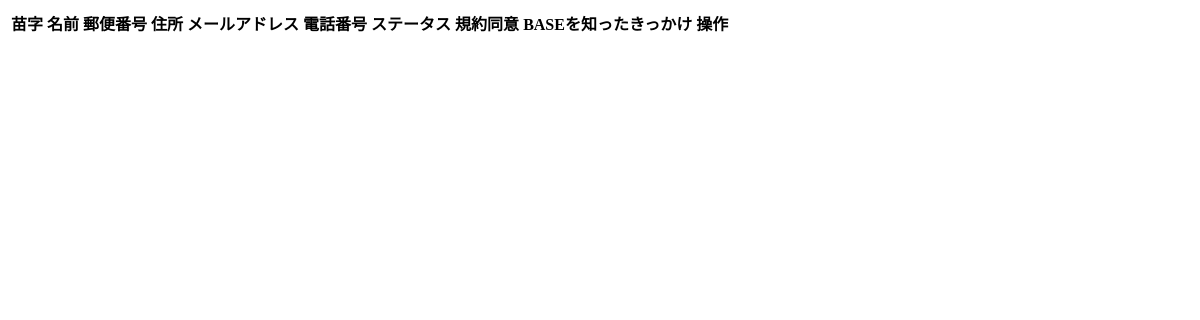
Before: /parent/ with the older database file.
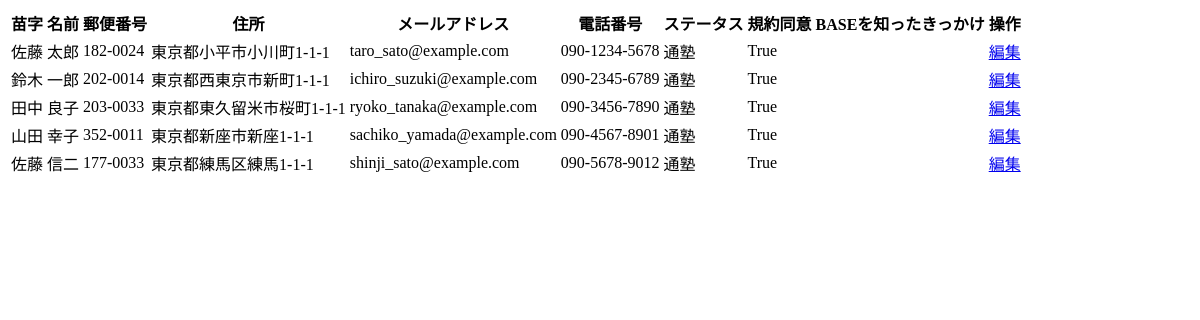
After: the same page with the newer database file.
### studentMaster/models.py (models this page shows, shortened)
class Parent(models.Model):
	STATUS_TYPES = StatusChoices.choices
	HOWTOKNOW_TYPES = HowToKnowChoices.choices
	parent_id = models.AutoField(primary_key=True)
	last_name = models.CharField(max_length=100, null=True)
	first_name = models.CharField(max_length=100, null=True)
	postal_code = models.CharField(max_length=20)
	address = models.CharField(max_length=100)
	email = models.CharField(max_length=100)
	phone_number = models.CharField(max_length=100)
	status = models.CharField(max_length=10, choices=STATUS_TYPES,blank=True)
	terms = models.BooleanField(null=True)
	how_to_know = models.CharField(max_length=100,choices=HOWTOKNOW_TYPES, null=True, blank=True)

### studentMaster/views.py (the view)
# urls.py: path('parent/', ParentListView.as_view(), name='parent-list'),
class ParentListView(ListView):
    model = Parent
    template_name = 'parent_list.html'
    context_object_name = 'parents'
    def get_queryset(self):
        queryset = super().get_queryset()
        filter_checked = self.request.GET.get('filter')
        if filter_checked == 'on':
            queryset = queryset.filter(status='A')
        return queryset
    def get_context_data(self, **kwargs):
        context = super().get_context_data(**kwargs)
        context['filter_checked'] = self.request.GET.get('filter')
        return context

### studentMaster/templates/studentMaster/parent_list.html (shortened to what this page needs)
<table>
<thead>
  <tr>
    <th>苗字</th>
    <th>名前</th>
    <th>郵便番号</th>
    <th>住所</th>
    <th>メールアドレス</th>
    <th>電話番号</th>
    <th>ステータス</th>
    <th>規約同意</th>
    <th>BASEを知ったきっかけ</th>
    <th>操作</th>
  </tr>
</thead>
<tbody>
  {% for parent in parents %}
    <tr>
      <td>{{ parent.last_name }}</td>
      <td>{{ parent.first_name }}</td>
      <td>{{ parent.postal_code }}</td>
      <td>{{ parent.address }}</td>
      <td>{{ parent.email }}</td>
      <td>{{ parent.phone_number }}</td>
      <td>{{ parent.status }}</td>
      <td>{{ parent.terms }}</td>
      <td>{{ parent.how_to_know }}</td>
      <td>
        <a href="{% url 'parent_edit' parent.parent_id %}">編集</a>
      </td>
    </tr>
  {% endfor %}
</tbody>
</table>

Changed rows visible on the page:
added Parent: last_name "佐藤", first_name "太郎", postal_code "182-0024", address "東京都小平市小川町1-1-1", email "taro_sato@example.com", phone_number "090-1234-5678", status "通塾", terms "True"
added Parent: last_name "鈴木", first_name "一郎", postal_code "202-0014", address "東京都西東京市新町1-1-1", email "ichiro_suzuki@example.com", phone_number "090-2345-6789", status "通塾", terms "True"
added Parent: last_name "田中", first_name "良子", postal_code "203-0033", address "東京都東久留米市桜町1-1-1", email "ryoko_tanaka@example.com", phone_number "090-3456-7890", status "通塾", terms "True"
added Parent: last_name "山田", first_name "幸子", postal_code "352-0011", address "東京都新座市新座1-1-1", email "sachiko_yamada@example.com", phone_number "090-4567-8901", status "通塾", terms "True"
added Parent: last_name "佐藤", first_name "信二", postal_code "177-0033", address "東京都練馬区練馬1-1-1", email "shinji_sato@example.com", phone_number "090-5678-9012", status "通塾", terms "True"
